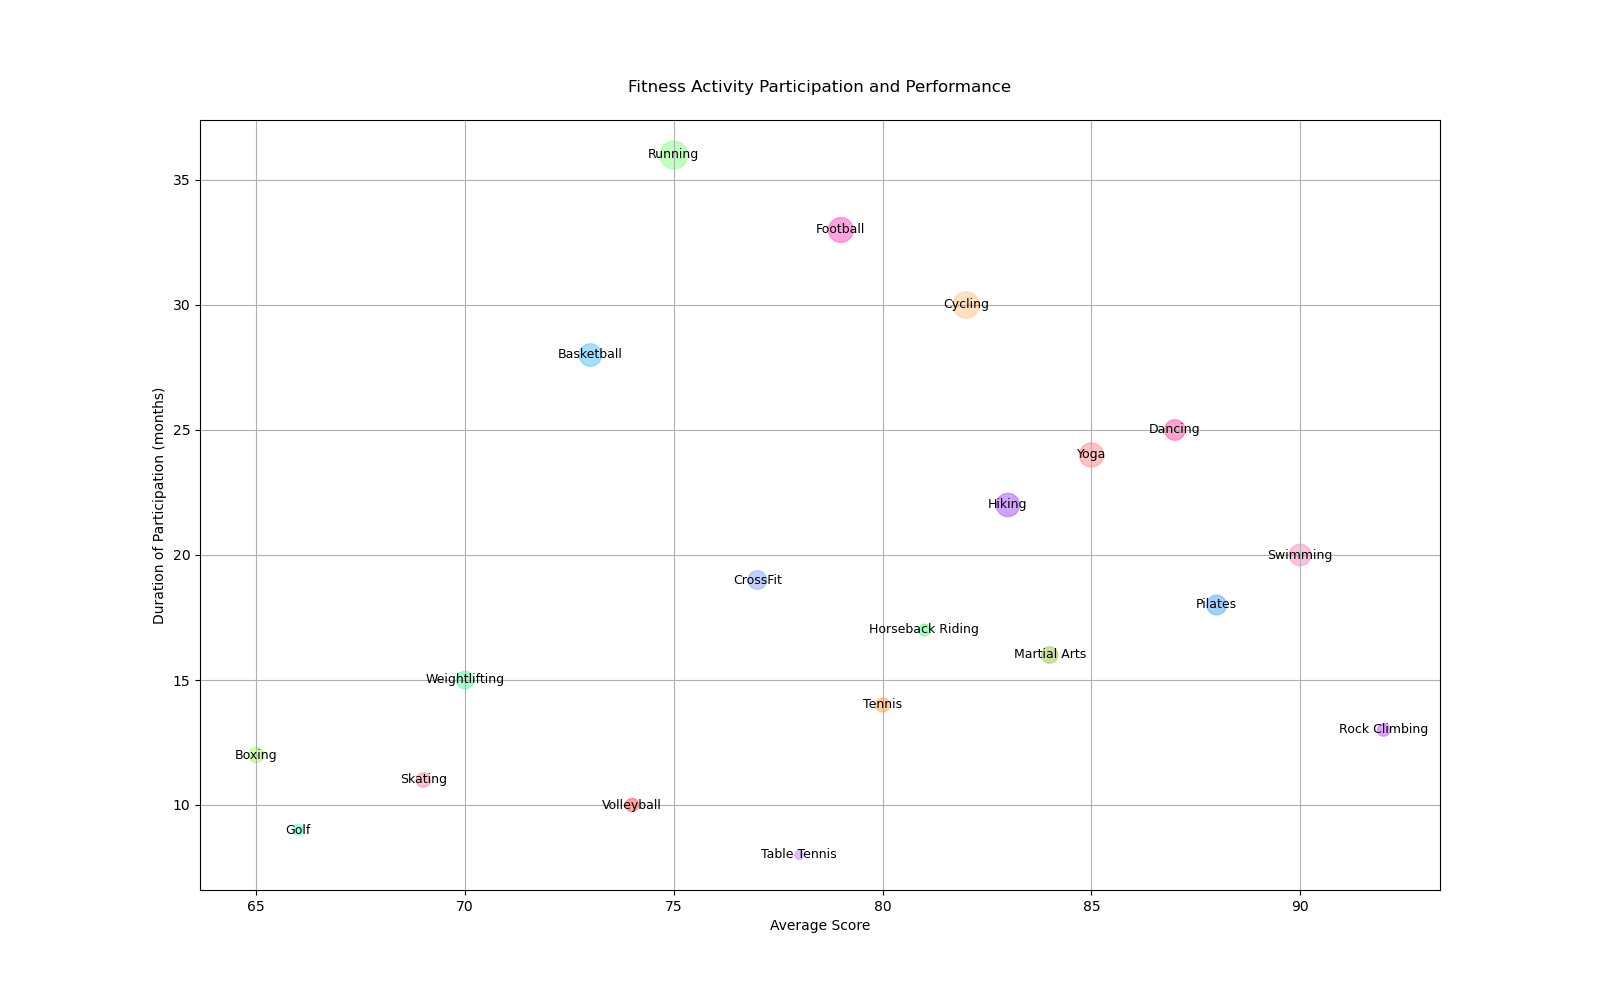

This figure's Python source:

import matplotlib.pyplot as plt

data = {
    'Category': ["Yoga", "Pilates", "Running", "Cycling", "Swimming", "Weightlifting", "Hiking", "Dancing",
                 "Boxing", "CrossFit", "Tennis", "Basketball", "Football", "Martial Arts", "Rock Climbing",
                 "Golf", "Table Tennis", "Volleyball", "Horseback Riding", "Skating"],
    'Number of Participants': [150, 100, 200, 180, 120, 80, 140, 110, 60, 90, 50, 130, 160, 70, 40, 30, 20, 45, 35, 55],
    'Average Score': [85, 88, 75, 82, 90, 70, 83, 87, 65, 77, 80, 73, 79, 84, 92, 66, 78, 74, 81, 69],
    'Duration of Participation (months)': [24, 18, 36, 30, 20, 15, 22, 25, 12, 19, 14, 28, 33, 16, 13, 9, 8, 10, 17, 11]
}

size = [value * 2 for value in data['Number of Participants']]

plt.figure(figsize=(16, 10))

scatter = plt.scatter(data['Average Score'], data['Duration of Participation (months)'],
                      s=size, alpha=0.6, 
                      c=['#FF9999', '#66B2FF', '#99FF99', '#FFCC99', '#FF99CC', '#66FFB2', '#B266FF',
                         '#FF66B2', '#B2FF66', '#99B2FF', '#FFB266', '#66CCFF', '#FF66CC', '#B2CC66',
                         '#CC66FF', '#66FFCC', '#CC99FF', '#FF6666', '#66FF99', '#FF99B2'])

plt.title('Fitness Activity Participation and Performance', pad=20)
plt.xlabel('Average Score')
plt.ylabel('Duration of Participation (months)')

for index, category in enumerate(data['Category']):
    plt.text(data['Average Score'][index], data['Duration of Participation (months)'][index],
             category, fontsize=9, ha='center', va='center')

plt.grid(True)
plt.show()
